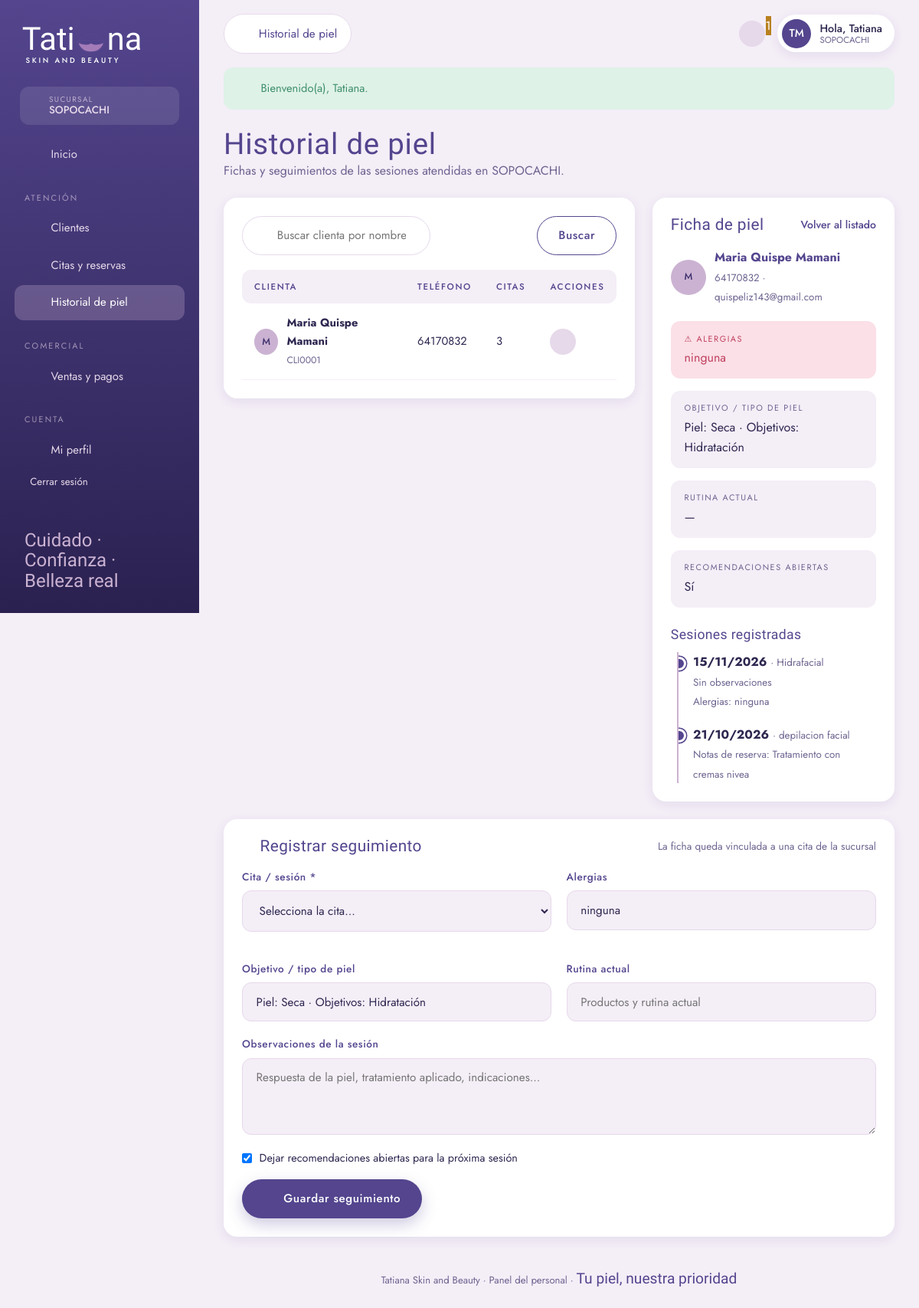
Page /index.php?v=empleado_historial&cliente=CLI0001 (signed in) on the committed database.
### tables this page shows
CREATE TABLE `sucursal` (
  `id_sucursal` varchar(10) NOT NULL,
  `nombre_sucursal` varchar(50) NOT NULL,
  `direccion` varchar(150) DEFAULT NULL,
  `telefono` varchar(20) DEFAULT NULL
);

CREATE TABLE `usuario` (
  `id_usuario` varchar(100) NOT NULL,
  `nombre` varchar(50) NOT NULL,
  `ap_paterno` varchar(50) DEFAULT NULL,
  `ap_materno` varchar(50) DEFAULT NULL,
  `telefono` varchar(20) DEFAULT NULL,
  `fecha_nacimiento` date DEFAULT NULL,
  `id_rol` varchar(10) DEFAULT NULL,
  `id_sucursal` varchar(10) DEFAULT NULL
);

CREATE TABLE `cuenta_usuario` (
  `id_cuentaUsuario` int(11) NOT NULL,
  `correo` varchar(100) DEFAULT NULL,
  `password` varchar(255) DEFAULT NULL,
  `id_rol` varchar(10) DEFAULT NULL,
  `id_usuario` varchar(100) DEFAULT NULL
);

CREATE TABLE `historial_cliente` (
  `id_historial` int(11) NOT NULL,
  `alergias` text DEFAULT NULL,
  `objetivo_piel` text DEFAULT NULL,
  `abierto_recomendaciones` tinyint(1) DEFAULT NULL,
  `rutina_actual` text DEFAULT NULL,
  `observaciones_sesion` text DEFAULT NULL,
  `fecha_registro` datetime DEFAULT NULL,
  `id_reserva` int(11) DEFAULT NULL
);

### app/views/empleado/historial.php (the view, shortened to what the rows shown need)
<?php
require __DIR__ . '/../layout/empleado_header.php';
$ficha = $ficha ?? null;
$historial = $historial ?? [];
$reservas = $reservas ?? [];
$ultima = $historial[0] ?? null;
$sucursalNombre = (string)($sucursal_actual['nombre_sucursal'] ?? 'tu sucursal');
?>
<div class="page-title">
    <div>
        <h1>Historial de piel</h1>
        <p class="muted">Fichas y seguimientos de las sesiones atendidas en <?= e($sucursalNombre) ?>.</p>
    </div>
</div>
<div class="split">
    <section class="panel">
        <?php if (empty($clientes)): ?>
            <?= vacio(($q ?? '') !== '' ? 'Ninguna clienta coincide con la búsqueda.' : 'No hay clientas vinculadas a esta sucursal.', 'users') ?>
        <?php else: ?>
        <table class="table">
            <thead><tr><th>Clienta</th><th>Teléfono</th><th>Citas</th><th>Acciones</th></tr></thead>
            <tbody>
            <?php foreach ($clientes as $c): ?>
                <tr>
                    <td>
                        <div class="person">
                            <span class="avatar"><?= e(mb_substr((string)$c['nombre'], 0, 1)) ?></span>
                            <span>
                                <b><?= e(trim($c['nombre'] . ' ' . $c['ap_paterno'] . ' ' . $c['ap_materno'])) ?></b><br>
                                <small class="muted"><?= e($c['id_usuario']) ?></small>
                            </span>
                        </div>
                    </td>
                    <td><?= e($c['telefono'] ?: '—') ?></td>
                    <td><?= (int)$c['reservas'] ?></td>
                    <td>
                        <a class="ic-btn" href="<?= ruta('empleado_historial', ['cliente' => $c['id_usuario'], 'q' => $q ?? '']) ?>" title="Abrir historial"><?= icon('history', 16) ?></a>
                    </td>
                </tr>
            <?php endforeach; ?>
            </tbody>
        </table>
        <?php endif; ?>
    </section>
    <aside class="panel">
        <?php if ($ficha === null): ?>
            <?= vacio('Selecciona una clienta para consultar y registrar su historial.', 'file') ?>
        <?php else: ?>
            <div class="person" style="margin-bottom:1.2rem">
                <span class="avatar" style="width:46px;height:46px"><?= e(mb_substr((string)$ficha['nombre'], 0, 1)) ?></span>
                <div>
                    <b style="color:var(--morado)"><?= e(trim($ficha['nombre'] . ' ' . $ficha['ap_paterno'] . ' ' . $ficha['ap_materno'])) ?></b><br>
                    <small class="muted"><?= e($ficha['telefono'] ?: 'Sin teléfono') ?> · <?= e($ficha['correo'] ?: 'Sin correo') ?></small>
                </div>
            </div>
            <?php if (empty($historial)): ?>
                <div class="alert warn" style="margin-bottom:1rem">Aún no hay registros de piel en esta sucursal.</div>
            <?php else: ?>
                <div class="ficha">
                    <div class="it alergia"><small>⚠ Alergias</small><?= e($ultima['alergias'] ?: 'ninguna registrada') ?></div>
                    <div class="it"><small>Objetivo / tipo de piel</small><?= e($ultima['objetivo_piel'] ?: '—') ?></div>
                    <div class="it"><small>Rutina actual</small><?= e($ultima['rutina_actual'] ?: '—') ?></div>
                    <div class="it"><small>Recomendaciones abiertas</small><?= !empty($ultima['abierto_recomendaciones']) ? 'Sí' : 'No' ?></div>
                </div>
            <?php endif; ?>
            <h3 style="margin:1.6rem 0 .8rem;font-size:1.1rem">Sesiones registradas</h3>
            <?php if (empty($historial)): ?>
                <p class="muted" style="font-size:.9rem">No hay sesiones registradas.</p>
            <?php else: ?>
                <div class="timeline" style="max-height:260px;overflow:auto;padding-right:.4rem">
                    <?php foreach ($historial as $h): ?>
                        <div class="ev">
                            <b><?= e(date('d/m/Y', strtotime((string)$h['fecha_registro']))) ?></b>
                            <?php if (!empty($h['servicios'])): ?><small class="muted"> · <?= e($h['servicios']) ?></small><?php endif; ?><br>
                            <small class="muted"><?= e($h['observaciones_sesion'] ?: 'Sin observaciones') ?></small>
                            <?php if (!empty($h['alergias'])): ?><br><small class="muted">Alergias: <?= e($h['alergias']) ?></small><?php endif; ?>
                        </div>
                    <?php endforeach; ?>
                </div>
            <?php endif; ?>
        <?php endif; ?>
    </aside>
</div>
<?php if ($ficha !== null): ?>
<section class="panel" style="margin-top:1.4rem">
    <?php
    $disponibles = array_values(array_filter($reservas, static fn ($r) => ($r['estado'] ?? '') !== 'cancelada'));
    ?>
    <?php if ($disponibles === []): ?>
        <div class="alert warn">Esta clienta no tiene citas activas en la sucursal. Agenda una cita antes de registrar el seguimiento.</div>
    <?php else: ?>
        <form method="post" action="<?= ruta('empleado_historial') ?>">
            <div class="form-grid">
                <div class="field">
                    <label>Cita / sesión *</label>
                    <select class="input" name="id_reserva" required>
                        <option value="">Selecciona la cita...</option>
                    </select>
                </div>
                <div class="field">
                    <label>Alergias</label>
                    <input class="input" name="alergias" maxlength="500" value="<?= e($ultima['alergias'] ?? '') ?>" placeholder="Alergias conocidas">
                </div>
                <div class="field">
                    <label>Objetivo / tipo de piel</label>
                    <input class="input" name="objetivo_piel" maxlength="500" value="<?= e($ultima['objetivo_piel'] ?? '') ?>" placeholder="Objetivo de la clienta">
                </div>
                <div class="field">
                    <label>Rutina actual</label>
                    <input class="input" name="rutina_actual" maxlength="500" value="<?= e($ultima['rutina_actual'] ?? '') ?>" placeholder="Productos y rutina actual">
                </div>
            </div>
            <div class="field">
                <label>Observaciones de la sesión</label>
                <textarea class="input" name="observaciones_sesion" rows="3" maxlength="2000" placeholder="Respuesta de la piel, tratamiento aplicado, indicaciones..."></textarea>
            </div>
            <label style="display:flex;align-items:center;gap:.6rem;font-size:.9rem;margin-bottom:1rem">
                <input type="checkbox" name="abierto_recomendaciones" value="1" <?= !empty($ultima['abierto_recomendaciones']) ? 'checked' : '' ?>>
                Dejar recomendaciones abiertas para la próxima sesión
            </label>
            <button class="btn btn-primary" type="submit"><?= icon('check', 18) ?> Guardar seguimiento</button>
        </form>
    <?php endif; ?>
</section>
<?php endif; ?>
<?php require __DIR__ . '/../layout/empleado_footer.php'; ?>

### app/views/layout/empleado_header.php (shortened to what the rows shown need)
<?php
require_once __DIR__ . '/helpers.php';
$u = \App\Core\Auth::usuario();
$sucursal_actual = $sucursal_actual ?? null;
$usuario_actual = $usuario_actual ?? null;
$nombreSucursal = (string)($sucursal_actual['nombre_sucursal'] ?? ($u['sucursal_nombre'] ?? 'Sin sucursal'));
$nombre = (string)($usuario_actual['nombre'] ?? $u['nombre'] ?? 'Equipo');
$iniciales = mb_strtoupper(
    mb_substr((string)($usuario_actual['nombre'] ?? $u['nombre'] ?? '?'), 0, 1) .
    mb_substr((string)($usuario_actual['ap_paterno'] ?? ''), 0, 1)
);
?>
<!DOCTYPE html>
<html lang="es">
<head>
    <link rel="stylesheet" href="<?= BASE_URL ?>/css/style.css">
</head>
<body>
<div class="admin">
    <aside class="side">
        <div class="branch-chip">
            <?= icon('pin', 16) ?>
            <span><small>Sucursal</small><b><?= e($nombreSucursal) ?></b></span>
        </div>
    </aside>
    <div class="main">
        <div class="topbar">
            <div style="display:flex;align-items:center;gap:1rem">
                <div class="user-pill">
                    <span class="avatar"><?= e($iniciales ?: '?') ?></span>
                    <div>
                        <b>Hola, <?= e($nombre) ?></b>
                        <small><?= e($nombreSucursal) ?></small>
                    </div>
                </div>
            </div>
        </div>
        <div class="content">

### app/views/layout/helpers.php (shortened to what the rows shown need)
<?php
function e($texto): string
{
    return htmlspecialchars((string)$texto, ENT_QUOTES, 'UTF-8');
}
function ruta(string $vista, array $params = []): string
{
    $url = BASE_URL . '/index.php?v=' . urlencode($vista);
    foreach ($params as $k => $val) {
        if ($val === null || $val === '') {
            continue;
        }
        $url .= '&' . urlencode((string)$k) . '=' . urlencode((string)$val);
    }
    return $url;
}
function icon(string $n, int $s = 22): string
{
    $d = $p[$n] ?? $p['sparkle'];
    return '<svg width="' . $s . '" height="' . $s . '" viewBox="0 0 24 24" fill="none" stroke="currentColor" stroke-width="1.6" stroke-linecap="round" stroke-linejoin="round" aria-hidden="true">' . $d . '</svg>';
}

### rows in the picture
sucursal: nombre_sucursal "SOPOCACHI"
usuario: nombre+ap_paterno "TM", nombre "Tatiana"
usuario: nombre "M", nombre+ap_paterno+ap_materno "Maria Quispe Mamani", id_usuario "CLI0001", telefono "64170832", reservas "3", $s 16 (drawn)
cuenta_usuario: id_usuario.nombre "M", id_usuario.ap_materno "Maria Quispe Mamani", id_usuario.telefono "64170832", correo "quispeliz143@gmail.com"
historial_cliente: alergias "ninguna", objetivo_piel "Piel: Seca · Objetivos: Hidratación", rutina_actual "—", fecha_registro "15/11/2026", servicios "Hidrafacial", observaciones_sesion "Sin observaciones", abierto_recomendaciones "☑"
historial_cliente: fecha_registro "21/10/2026", servicios "depilacion facial", observaciones_sesion "Notas de reserva: Tratamiento con cremas nivea"

### other values in the picture
$texto "Inicio Clientes Citas y reservas Historial de piel Ventas y pagos Mi perfil"
$titulo "Historial de piel"
$avisosPagos "1"
$m "Bienvenido(a), Tatiana."
$texto "Volver al listado"
